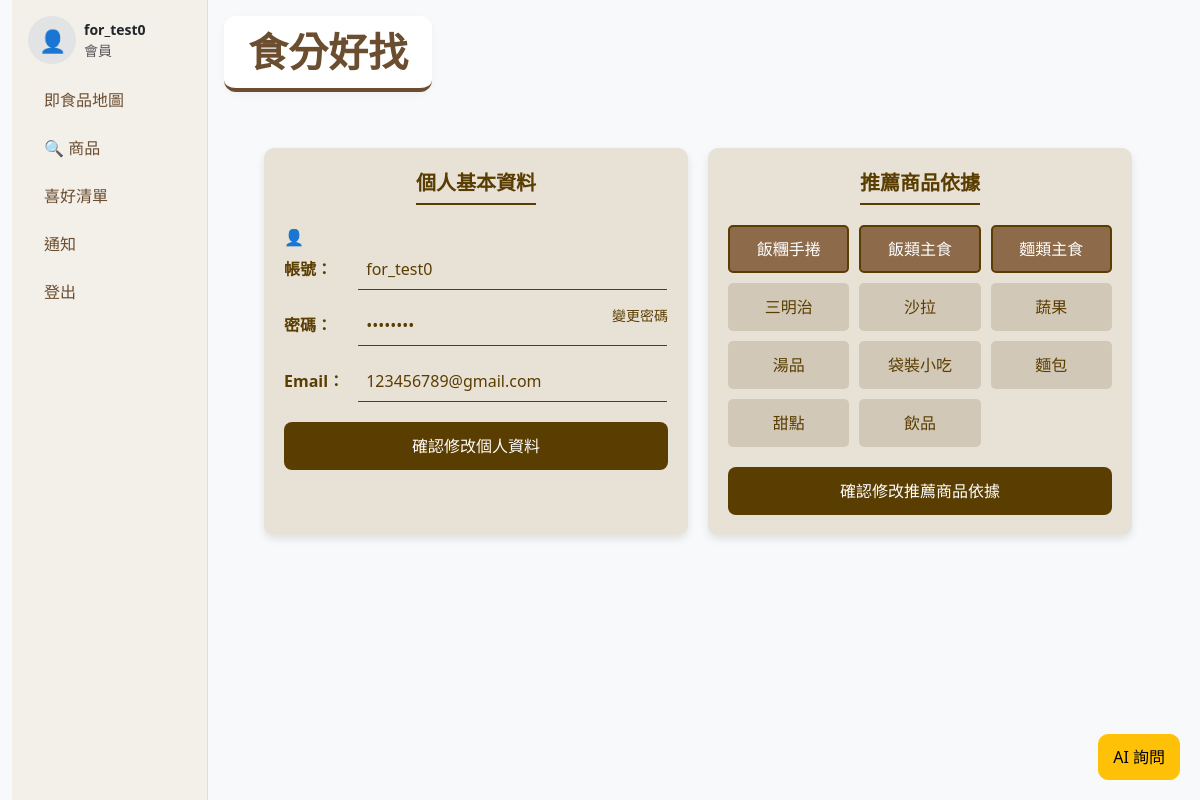
The page /profile (signed in) on the database its author committed.
### tables this page shows
CREATE TABLE accounts (
    id INTEGER PRIMARY KEY AUTOINCREMENT,
    username TEXT UNIQUE NOT NULL,
    email TEXT NOT NULL,
    password_hash TEXT NOT NULL,
    created_at TIMESTAMP DEFAULT CURRENT_TIMESTAMP
, avatar_url TEXT);

### app.py (the view, shortened to what this page needs)
@app.route("/profile", methods=["GET", "POST"])
@login_required
def profile():
    user_id = session.get("user_id")
    conn = get_db()
    cursor = conn.cursor()
    user_data = cursor.execute("SELECT username, email, avatar_url FROM accounts WHERE id = ?", (user_id,)).fetchone()
    user = {
        'username': user_data[0],
        'email': user_data[1],
        'avatar_url': user_data[2]
    }
    raw_preferences = cursor.execute("SELECT category FROM user_preferences WHERE user_id = ?", (user_id,)).fetchall()
    user_preferences = [pref[0] for pref in raw_preferences]
    all_categories = [row[0] for row in cursor.execute("SELECT DISTINCT category FROM products WHERE category IS NOT NULL").fetchall()]
    conn.close()
    return render_template("profile.html", user=user, user_preferences=user_preferences, all_categories=all_categories)

### app.py (called while the page is built)
@app.before_request
def initialize_recommender():
    global similarity_matrix, product_ids, recommender_initialized
    if not recommender_initialized:
        similarity_matrix, product_ids = get_item_similarity_matrix()
        recommender_initialized = True
        print("已成功計算商品相似度矩陣")

def check_and_add_column(conn):
    cursor = conn.cursor()
    cursor.execute("PRAGMA table_info(accounts);")
    columns = [column[1] for column in cursor.fetchall()]
    if 'avatar_url' not in columns:
        cursor.execute("ALTER TABLE accounts ADD COLUMN avatar_url TEXT;")
        conn.commit()

def get_db():
    conn = sqlite3.connect(DB_PATH)
    conn.row_factory = sqlite3.Row
    check_and_add_column(conn)
    cursor = conn.cursor()
    user_id = session.get("id")
    user_data = None
    if user_id is not None:
        user_data = cursor.execute(
            "SELECT username, email, avatar_url FROM accounts WHERE id = ?",
            (user_id,)
        ).fetchone()
    return conn

def login_required(view_func):
    @wraps(view_func)
    def wrapper(*args, **kwargs):
        if not session.get("user_id"):
            session["next"] = request.url
            return redirect(url_for("login"))
        return view_func(*args, **kwargs)
    return wrapper

@app.context_processor
def inject_user():
    return {"current_user": session.get("username")}

### template/profile.html (shortened to what this page needs)
{% extends "base.html" %}
{% block content %}
<div class="main-content">
    <div class="section-card">
        <div class="section-title">個人基本資料</div>
        <form method="post">
            <div class="avatar-section">
                {% if user.avatar_url %}
                    <img id="avatarPreview" src="{{ url_for('static', filename=user.avatar_url) }}"  class="rounded-circle" width="40" height="40">
                {% else %}
                    <div class="avatar">👤</div>
                {% endif %}
            </div>
            <div class="profile-form">
                <div class="form-group">
                    <label>帳號：</label>
                    <input type="text" name="username" value="{{ user.username }}" required>
                </div>
                <div class="form-group">
                    <label>密碼：</label>
                    <input type="password" value="demo1234" disabled>
                    <a href="#" class="password-link" data-bs-toggle="modal" data-bs-target="#changePasswordModal">變更密碼</a>                </div>
                <div class="form-group">
                    <label>Email：</label>
                    <input type="email" name="email" value="{{ user.email }}" required>
                </div>
            </div>
            <button type="submit" class="submit-btn">確認修改個人資料</button>
        </form>
    </div>
    <div class="section-card">
        <div class="section-title">推薦商品依據</div>
        <form method="post">
            <div class="preferences-grid">
                {% set all_categories = ['飯糰手捲', '飯類主食', '麵類主食', '三明治', '沙拉', '蔬果', '湯品', '袋裝小吃', '麵包', '甜點', '飲品'] %}
                {% set user_prefs = user_preferences %}
                {% for category in all_categories %}
                    <label class="preference-item {% if category in user_prefs %}active{% endif %}"data-category="{{ category }}">
                        {{ category }}
                    </label>
                {% endfor %}
            </div>
            <button type="submit" class="submit-btn">確認修改推薦商品依據</button>
        </form>
    </div>
</div>
<link href="https://cdn.jsdelivr.net/npm/bootstrap@5.3.0/dist/css/bootstrap.min.css" rel="stylesheet">
{% endblock %}

### template/base.html (shortened to what this page needs)
<!doctype html>
<html lang="zh-Hant">
<head>
  <link rel="stylesheet" href="https://cdn.jsdelivr.net/npm/bootstrap@5.3.3/dist/css/bootstrap.min.css">
  <link rel="stylesheet" href="https://unpkg.com/leaflet@1.9.4/dist/leaflet.css" />
  <link rel="stylesheet" href="{{ url_for('static', filename='css/style.css') }}">
  <link rel="stylesheet" href="{{ url_for('static', filename='css/flash.css') }}">
</head>
<body class="bg-light">
<div class="container-fluid">
  <div class="row g-0">
    <aside class="col-12 col-md-3 col-lg-2 p-3 sidebar">
      <div class="d-flex align-items-center gap-2 mb-3">
        {% if not session.get('user_id') %}
          <a href="{{ url_for('login') }}" class="d-flex align-items-center gap-2 text-decoration-none" style="cursor:pointer">
            <div class="avatar rounded-circle bg-secondary-subtle d-flex justify-content-center align-items-center">👤</div>
            <div class="small">
              <div class="text-muted">訪客 / 會員（點此登入）</div>
            </div>
          </a>
        {% else %}
          <a href="{{ url_for('profile') }}" class="text-decoration-none text-body">
            <div class="d-flex align-items-center gap-2">
              <div class="avatar rounded-circle bg-secondary-subtle d-flex justify-content-center align-items-center">👤</div>
              <div class="small">
                <div><strong>{{ session.get('username') }}</strong></div>
                <div class="text-muted">會員</div>
              </div>
            </div>
          </a>
        {% endif %}
      </div>
      <nav class="nav flex-column gap-2">
        <a class="nav-link {% if request.endpoint=='home' or request.endpoint=='index' %}active{% endif %}"
          href="{{ url_for('index') }}">即食品地圖</a>
        <a class="nav-link {% if request.endpoint=='recommend_page' %}active{% endif %}"
          href="{{ url_for('recommend_page') }}">🔍 商品</a>
        {% if session.get('user_id') %}
          <a class="nav-link {% if request.endpoint=='favorites_page' %}active{% endif %}"
            href="{{ url_for('favorites_page') }}">喜好清單</a>
          <a class="nav-link {% if request.endpoint=='notifications_page' %}active{% endif %}"
            href="{{ url_for('notifications_page') }}">通知</a>
        {% else %}
          <a class="nav-link" href="{{ url_for('login') }}">喜好清單</a>
          <a class="nav-link" href="{{ url_for('login') }}">通知</a>
        {% endif %}
        {% if current_user %}
          <a class="nav-link" href="{{ url_for('logout') }}">登出</a>
        {% else %}
          <a class="nav-link" href="{{ url_for('login') }}">登入</a>
        {% endif %}
      </nav>
    </aside>
    <main class="col-12 col-md-9 col-lg-10 p-3">
      <div class="page-title text-center mb-3">食分好找</div>
      {% block content %}{% endblock %}
    </main>
  </div>
</div>
<button id="aiQueryButton"
        class="btn btn-warning position-fixed"
        style="right:20px; bottom:20px; z-index:1045;"
        data-bs-toggle="offcanvas"
        data-bs-target="#aiOffcanvas">
  AI 詢問
</button>

### static/css/style.css (style rules this page uses)
body { background: #f9fafb; }
.sidebar { background:#f3efe9; min-height: 100vh; border-right: 1px solid #e5ded3; }
.sidebar .avatar { width:48px; height:48px; font-size:22px; }
.sidebar .nav-link { color:#6b4d2f; border-left:4px solid transparent; border-radius:8px; padding:.5rem .75rem; }
.page-title { font-size:40px; font-weight:800; color:#6b4d2f; border-bottom:4px solid #6b4d2f; display:inline-block; padding:6px 24px; border-radius:12px; background:#fff; box-shadow:0 2px 8px rgba(0,0,0,.04); }

### template/profile.html (style rules this page uses)
.main-content { display: flex; gap: 20px; padding: 40px; }
.section-card { background-color: #E8E2D6; border-radius: 10px; padding: 20px; box-shadow: 0 4px 8px rgba(0,0,0,0.1); flex: 1; }
.section-title { font-size: 20px; font-weight: bold; color: #5A3D00; text-align: center; padding-bottom: 5px; margin-bottom: 20px; border-bottom: 2px solid #5A3D00; width: fit-content; margin-left: auto; margin-right: auto; }
.profile-form { color: #5A3D00; }
.profile-form .form-group { margin-bottom: 15px; position: relative; }
.profile-form label { font-weight: bold; display: inline-block; width: 70px; }
.profile-form input[type="text"], .profile-form input[type="email"], .profile-form input[type="password"] { width: calc(100% - 75px); padding: 8px; border: none; border-bottom: 1px solid #5A3D00; background-color: transparent; color: #5A3D00; }
.profile-form .password-link { position: absolute; right: 0; top: 0; text-decoration: none; color: #5A3D00; font-size: 14px; }
.preferences-grid { display: grid; grid-template-columns: repeat(3, 1fr); gap: 10px; }
.preference-item { padding: 10px; background-color: #D1C8B7; border-radius: 5px; border: 2px solid transparent; cursor: pointer; text-align: center; transition: all 0.2s ease-in-out; user-select: none; color: #5A3D00; }
.preference-item.active { background-color: #8C6A4A; color: #FFF; border-color: #5A3D00; }
.submit-btn { background-color: #5A3D00; color: #fff; padding: 12px 20px; border: none; border-radius: 8px; font-size: 16px; cursor: pointer; transition: background-color 0.2s; display: block; width: 100%; margin-top: 20px; text-decoration: none; text-align: center; }

### template/components/sale-popup.html (style rules this page uses)
.btn { padding: 10px 14px; border-radius: 10px; text-decoration: none; display: inline-flex; align-items:center; justify-content:center; }

### rows shown on the page
accounts: get "for_test0", username "for_test0", email "123456789@gmail.com"

### other values the page prints
{{ category }} "飯糰手捲" "飯類主食" "麵類主食" "三明治" "沙拉" "蔬果" "湯品" "袋裝小吃" "麵包" "甜點" "飲品"
